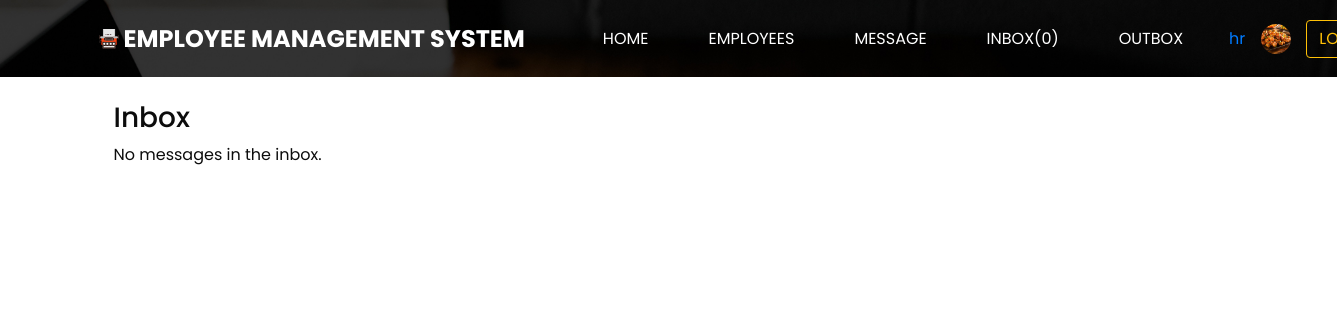
The app's page /inbox/ (signed in), older data.
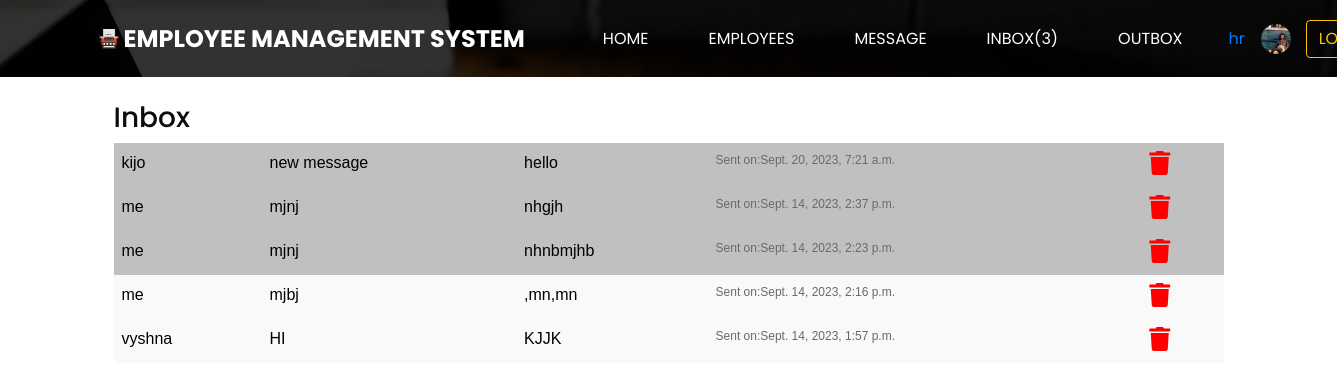
The same page, newer data.
### myapp/models.py (models this page shows, shortened)
class User(AbstractUser):
    name = models.CharField(max_length=50)
    email = models.EmailField(blank="True")
    employee_type= models.CharField(blank="False", default="Employee",max_length=10)
    employee_code = models.CharField(max_length=10, unique="True")
    image = models.ImageField(upload_to='images/',default='images/default-profile-pic.jpg',blank="False")
    phone_number=models.CharField(max_length=13,blank="True")
    def __str__(self):
        return self.name

class Messages(models.Model):
    messagefrom = models.ForeignKey(User, on_delete=models.CASCADE, related_name='sent_messages')
    to = models.ForeignKey(User, on_delete=models.CASCADE, related_name='received_messages')
    subject = models.CharField(blank=True, max_length=200)
    message = models.TextField(blank=True)
    attachment = models.FileField(blank=True)
    send_on = models.DateTimeField(auto_now=True)
    read = models.BooleanField(default=False)

### myapp/views.py (the view)
# urls.py: path('inbox/',views.inbox, name="inbox"),
def inbox(request):
    emp = request.session.get('username')
    if emp is None:                 #not logged in
        return redirect('loginpage')
    else:
        pic=User.objects.get(username=emp) #to show round profile pic
        myid = User.objects.get(username=emp)
        fromwhom = Messages.objects.filter(to=myid).order_by('-send_on')
        unread_count = Messages.objects.filter(to=myid, read=False).count()  #to display unread messages
        print(unread_count)
        if myid.employee_type =='HR':
            return render(request, 'myapp/inboxhr.html',{'mymessages':fromwhom,'emp':pic,'unread_count':unread_count})
        else:
            return render(request, 'myapp/inboxemp.html',{'mymessages':fromwhom,'emp':pic, 'unread_count':unread_count})

### myapp/templates/myapp/inboxhr.html (shortened to what this page needs)
{% extends 'myapp/hr_dashboard.html' %}
{% block content %}
{% load static %}
<html>
<head>
  <link rel="stylesheet" href="https://cdnjs.cloudflare.com/ajax/libs/font-awesome/5.15.4/css/all.min.css">
  <link rel="stylesheet" type="text/css" href="{% static 'css/inboxoutbox.css' %}">
    </head>
    <body>
      <br>
      <div class="container">
        <h3>Inbox</h3>
        {% if mymessages %}
          <table class="table">
            {% for message in mymessages %}
            <tr {% if message.read == 0 %}style="background-color: #c0c0c0;"{% endif %}>
                <td>
                    {% if message.to == message.messagefrom %}
                      <a href="/openinboxmessage/{{message.id}}" style="color:black;">me</a>
                    {% else %}
                      <a href="/openinboxmessage/{{message.id}}" style="color:black;">{{ message.messagefrom }}</a>
                    {% endif %}
                  </td>
              <td><a href="/openinboxmessage/{{message.id}}" style="color:black;">{{ message.subject }}</a></td>
              <td><a href="/openinboxmessage/{{message.id}}" style="color:black;">{{ message.message }}</a></td>
              <td style="color:#696969; font-size:12px">Sent on:{{ message.send_on}}</a></td>
              <td><a href="/deleteinboxmessage/{{message.id}}"><i class="fas fa-trash"></i></a></td>
            </tr>
            {% endfor %}
          </table>
          </div>
        {% else %}
          <p>No messages in the inbox.</p>
        {% endif %}
      </div>
    </body>
    </html>
{%endblock%}

### myapp/templates/myapp/hr_dashboard.html (shortened to what this page needs)
{% load static %}
<!DOCTYPE html>
<html>
<head>
  <link rel="stylesheet" type="text/css"
    href="https://cdnjs.cloudflare.com/ajax/libs/OwlCarousel2/2.1.3/assets/owl.carousel.min.css" />
  <link rel="stylesheet" href="https://maxcdn.bootstrapcdn.com/font-awesome/4.3.0/css/font-awesome.min.css">
  <link rel="stylesheet" type="text/css" href="{% static 'css/bootstrap.css' %}" />
  <link href="{% static 'css/style.css' %}" rel="stylesheet" />
  <link href="{% static 'css/responsive.css' %}" rel="stylesheet" />
</head>
<body class="sub_page">
  <div class="hero_area">
    <header class="header_section">
      <div class="container">
        <nav class="navbar navbar-expand-lg custom_nav-container pt-3">
          <a class="navbar-brand mr-5" href="{% url 'home' %}">
            <img src="{% static 'images/logo.png' %}" alt="">
            <span>
              EMPLOYEE MANAGEMENT SYSTEM
            </span>
          </a>
          <div class="collapse navbar-collapse" id="navbarSupportedContent">
            <div class="d-flex ml-auto flex-column flex-lg-row align-items-center">
              <ul class="navbar-nav  ">
                <li class="nav-item active">
                  <a class="nav-link" href="{% url 'home' %}">Home <span class="sr-only">(current)</span></a>
                </li>
                <li class="nav-item">
                  <a class="nav-link" href="{% url 'employee_list' %}"> Employees </a>
                </li>
                <li class="nav-item">
                  <a class="nav-link" href="{% url 'sendmessagehr' %}"> Message </a>
                </li>
                <li class="nav-item">
                  <a class="nav-link" href="{% url 'inbox' %}"> Inbox({{unread_count}})</a>
                </li>
                <li class="nav-item">
                  <a class="nav-link" href="{% url 'outbox' %}">Outbox</a>
                </li>
              </ul>
              <div class="d-flex align-items-center">
                <a class="nav-link" href="{% url 'profile' %}">{{emp}}</a>
                <div class="rounded-circle" style="width: 30px; height: 30px; overflow: hidden; margin-right: 15px;">
                  <img src="/media/{{emp.image}}" alt="{{ emp.image.name }}" style="width: 100%; height: 100%; object-fit: cover;">
                </div>
                <a href="{% url 'logoutpage' %}" class="btn btn-outline-warning">LOGOUT</a>
              </div>
            </div>
          </div>
        </nav>
      </div>
    </header>
  </div>
<div class="container">
{% block content %}{% endblock %}
</div>
</body>
</html>

Row changes from the older to the newer data that the page shows:
changed User "hr": image: a different picture
added Messages: messagefrom "kijo", subject "new message", message "hello", send_on "Sept. 20, 2023, 7:21 a.m."
added Messages: subject "mjnj", message "nhgjh", send_on "Sept. 14, 2023, 2:37 p.m."
added Messages: subject "mjnj", message "nhnbmjhb", send_on "Sept. 14, 2023, 2:23 p.m."
added Messages: subject "mjbj", message ",mn,mn", send_on "Sept. 14, 2023, 2:16 p.m.", read True (drawn)
added Messages: messagefrom "vyshna", subject "HI", message "KJJK", send_on "Sept. 14, 2023, 1:57 p.m.", read True (drawn)
Text that changed along with them:
{{ unread_count }}: "0" → "3"
text no longer shown: "No messages in the inbox."
